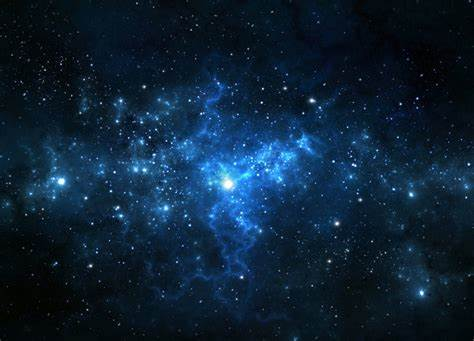
#> input picture PycharmProjects/first_pro/image/bg.png, 474 x 341 px
$ python test.py   (older library calls are emulated)
#> lines starting #> are read from the running program, lines starting #| are printed output that depends on the picture
#!/usr/bin/env python
# -*- coding:utf-8 -*-
# Created by 秋叶夏风

# 本模块的功能:<更改图片尺寸>

import os
import os.path
from PIL import Image
'''
filein: 输入图片
fileout: 输出图片
width: 输出图片宽度
height:输出图片高度
type:输出图片类型（png, gif, jpeg...）
'''
def ResizeImage(filein, fileout, width, height, type):
#> called with filein = './image/bg.png', fileout = './image/bgsm.png', width = 500, height = 500, type = 'png'
  img = Image.open(filein)
#> img is the input picture: PIL image 474x341 RGB; mean R, G, B 12.7, 34.4, 54.2
  out = img.resize((width, height),Image.ANTIALIAS)
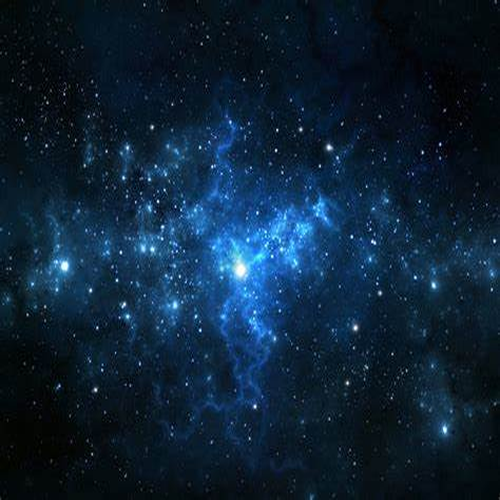
#> out: PIL image 500x500 RGB; mean R, G, B 12.8, 34.4, 54.2
  #resize image with high-quality
  out.save(fileout, type)
if __name__ == "__main__":
  filein = r'./image/bg.png'
  fileout = r'./image/bgsm.png'
  width = 500
  height = 500
  type = 'png'
  ResizeImage(filein, fileout, width, height, type)


'''

       ┌─┐       ┌─┐ + +
    ┌──┘ ┴───────┘ ┴──┐++
    │                 │
    │       ───       │++ + + +
    ███████───███████ │+
    │                 │+
    │       ─┴─       │
    │                 │
    └───┐         ┌───┘
        │         │
        │         │   + +
        │         │
        │         └──────────────┐
        │                        │
        │                        ├─┐
        │                        ┌─┘
        │                        │
        └─┐  ┐  ┌───────┬──┐  ┌──┘  + + + +
          │ ─┤ ─┤       │ ─┤ ─┤
          └──┴──┘       └──┴──┘  + + + +
                 神兽保佑
                代码无BUG!


'''
